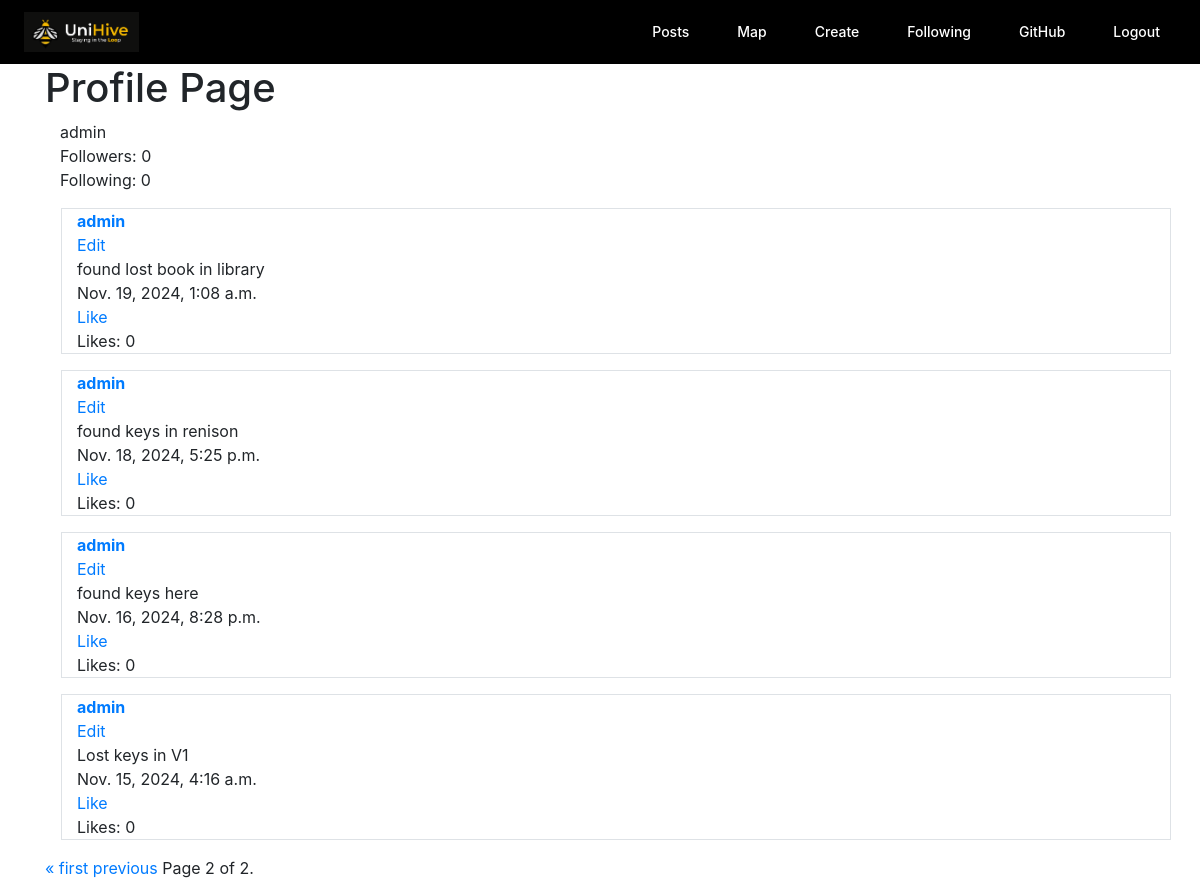
/profile/admin?page=2 (signed in), run on the app's committed database.
### network/models.py (models this page shows)
class Network(models.Model):
    user = models.ForeignKey(User, on_delete=models.CASCADE)
    followers = models.ManyToManyField(User, blank=True, related_name="following")

class User(AbstractUser):
    pass

class Post(models.Model):
    poster = models.ForeignKey(User, on_delete=models.CASCADE)
    content = models.TextField()
    time = models.DateTimeField(auto_now_add=True)
    likes = models.ManyToManyField(User, blank=True, related_name="liked")
    found = models.BooleanField(default=False)
    picture = models.ImageField(upload_to=post_picture_path, blank=True, null=True)
    latitude = models.FloatField(default=43.4722893)
    longitude = models.FloatField(default=-80.5474325)
    pinned = models.BooleanField(default=False)

### network/views.py (the view)
# urls.py: path("profile/<str:username>", views.view_profile, name="view_profile"),
def view_profile(request, username):
    print('view_profile called')
    print(username)
    user = User.objects.get(username=username)
    if not Network.objects.all().filter(user=user).exists():
        network = Network(user=user)
        network.save()
    network = Network.objects.get(user=user)
    print("helooooooo")
    followers = network.followers
    followers_count = followers.count()
    following = user.following
    following_count = following.count()
    others_profile = True
    others_profile_follow = True
    if user == request.user:
        others_profile = False
    else:
        if followers.filter(pk=request.user.pk).exists():
            others_profile_follow = False
    user_post = Post.objects.filter(poster=user).order_by('-time')
    new_type = []
    for post in user_post:
        is_liked = post.likes.filter(id=request.user.id).exists()
        new_type.append({"post": post, "is_liked": is_liked})
    paginator = Paginator(new_type, 10)
    page_number = request.GET.get('page')
    page_obj = paginator.get_page(page_number)
    return render(request, "network/profile.html", {
        "network" : network,
        "followers_count" : followers_count,
        "following_count" : following_count,
        "others_profile" : others_profile,
        "others_profile_follow" : others_profile_follow,
        'page_obj': page_obj
    })

### network/templates/network/profile.html (shortened to what this page needs)
{% extends "network/layout.html" %}
{% load static %}
{% block body %}
<div class="container">
    <h1>Profile Page</h1>
    <div class="container">
        {{ network.user.username }}
    </div>
    <div class="container">
        Followers: {{ followers_count }}
    </div>
    <div class="container">
        Following: {{ following_count }}
    </div>
    {% for type in page_obj %}
        <div class="container m-3 border">
            <a href="{% url 'view_profile' type.post.poster.username %}">
                <b>{{ type.post.poster.username }}</b>
            </a>
            {% if user.is_authenticated and type.post.poster == user %}
            <div>
                <a href="#" class="edit-button" data-id="{{ type.post.id }}">Edit</a>
            </div>
            {% endif %}
            <div class="content-space" data-id="{{ type.post.id }}">{{ type.post.content }}</div>
            <div>
                <span>{{ type.post.time }}</span>
            </div>
            {% if type.is_liked %}
                <div>
                    <a href="#" class="unlike-button" data-id="{{ type.post.id }}">Unlike</a>
                </div>
                <div>
                    <a href="#" class="like-button" data-id="{{ type.post.id }}" style="display: none;">Like</a>
                </div>
            {% else %}
                <div>
                    <a href="#" class="like-button" data-id="{{ type.post.id }}">Like</a>
                </div>
            {% endif %}
            <div>
                <span class="likes-count" data-id="{{ type.post.id }}">Likes: {{ type.post.likes.count }}</span>
            </div>
        </div>
    {% endfor %}
    <div class="pagination">
        <span class="step-links">
            {% if page_obj.has_previous %}
                <a href="?page=1">&laquo; first</a>
                <a href="?page={{ page_obj.previous_page_number }}">previous</a>
            {% endif %}
            <span class="current">
                Page {{ page_obj.number }} of {{ page_obj.paginator.num_pages }}.
            </span>
        </span>
    </div>
</div>
{% endblock %}

### data on the page
Network: user.username "admin"
Post: post.poster.username "admin", post.content "found lost book in library", post.time "Nov. 19, 2024, 1:08 a.m.", post.likes.count "0"
Post: post.poster.username "admin", post.content "found keys in renison", post.time "Nov. 18, 2024, 5:25 p.m.", post.likes.count "0"
Post: post.poster.username "admin", post.content "found keys here", post.time "Nov. 16, 2024, 8:28 p.m.", post.likes.count "0"
Post: post.poster.username "admin", post.content "Lost keys in V1", post.time "Nov. 15, 2024, 4:16 a.m.", post.likes.count "0"

### other printed values
{{ followers_count }} "0"
{{ following_count }} "0"
{{ page_obj.number }} "2"
{{ page_obj.paginator.num_pages }} "2"
